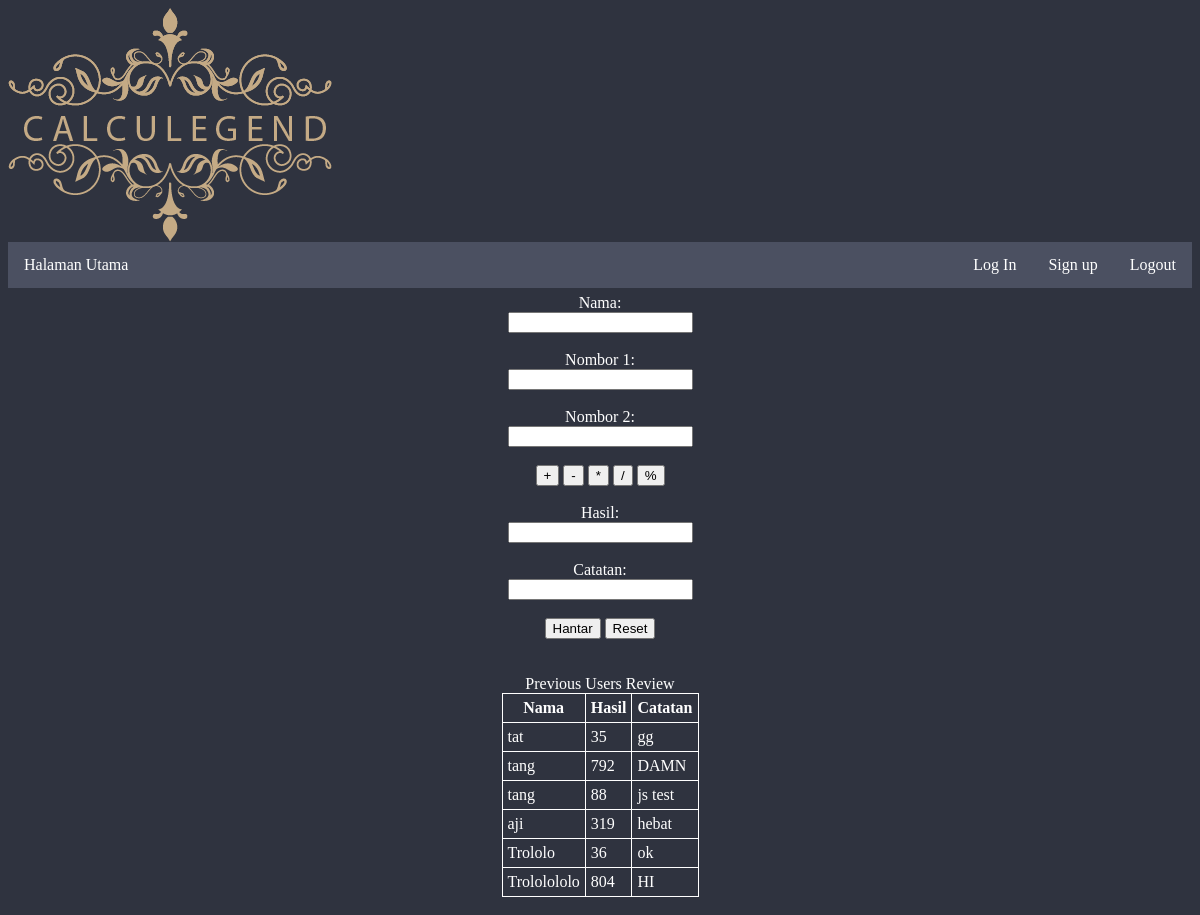
Page /Calculegend/papar.php on the committed database.
### tables this page shows
CREATE TABLE `data` (
  `nama` varchar(50) NOT NULL,
  `hasil` int(11) NOT NULL,
  `catatan` varchar(100) NOT NULL
);

### Calculegend/papar.php (the view, shortened to what this page needs)
<!DOCTYPE html>
<html>
<head>
	<img src="logo.jpg" align="center">
</head>
<ul>
  <li><a href="calculegend.php">Halaman Utama</a></li>
  <li style="float:right"><a href="logout.php">Logout</a></li>
  <li style="float:right"><a href="index.php">Sign up</a></li>
  <li style="float:right"><a href="login.php">Log In</a></li>
</ul>
<center><fieldset style="width: 0px">
<body bgcolor= "#2F333F">
		<font color="white"><form name="cal" action="insert.php" method="POST">
		Nama:<input type="text" name="nama">
		<br><br>
		Nombor 1:<input type="text" id="num1">
		<br><br>
		Nombor 2:<input type="text" id="num2">
		<br><br>
		<input type="button" value="+" onclick="add()">
		<input type="button" value="-" onclick="minus()">
		<input type="button" value="*" onclick="sub()">
		<input type="button" value="/" onclick="div()">
		<input type="button" value="%" onclick="mod()">
		<br><br>
		Hasil:<input type="text" name="hasil" value="">
		<br><br>
		Catatan:<input type="textfeild" name="catatan"><br><br>
		<input type="submit" value="Hantar"></button>
		<input type="reset" value="Reset"></button>
	</form>
<br><br>
	<table>
	<tr>
		<th>Nama </th>
		<th>Hasil</th>
		<th>Catatan</th>
	</tr>
	<?php
	$query=mysql_query("SELECT * from data");
while ($result=mysql_fetch_array($query))
			{
	?>
				<tr>
					<td><?php echo $result['nama'];?></td>
					<td><?php echo $result['hasil'];?></td>
					<td><?php echo $result['catatan'];?></td>
					<?php
				}
				?>
</fieldset>
</center>
</body>
</html>

### Calculegend/papar.php (style rules this page uses)
table,th,tr,td { border: 1px solid white; padding: 5px; }
table { border-collapse: collapse; }
fieldset { border:0; }
ul { list-style-type: none; margin: 0; padding: 0; overflow: hidden; background-color: #4B5061; }
li { float: left; }
li a { display: block; color: white; text-align: center; padding: 14px 16px; text-decoration: none; }

### rows in the picture
data: nama "tat", hasil "35", catatan "gg"
data: nama "tang", hasil "792", catatan "DAMN"
data: nama "tang", hasil "88", catatan "js test"
data: nama "aji", hasil "319", catatan "hebat"
data: nama "Trololo", hasil "36", catatan "ok"
data: nama "Trololololo", hasil "804", catatan "HI"
